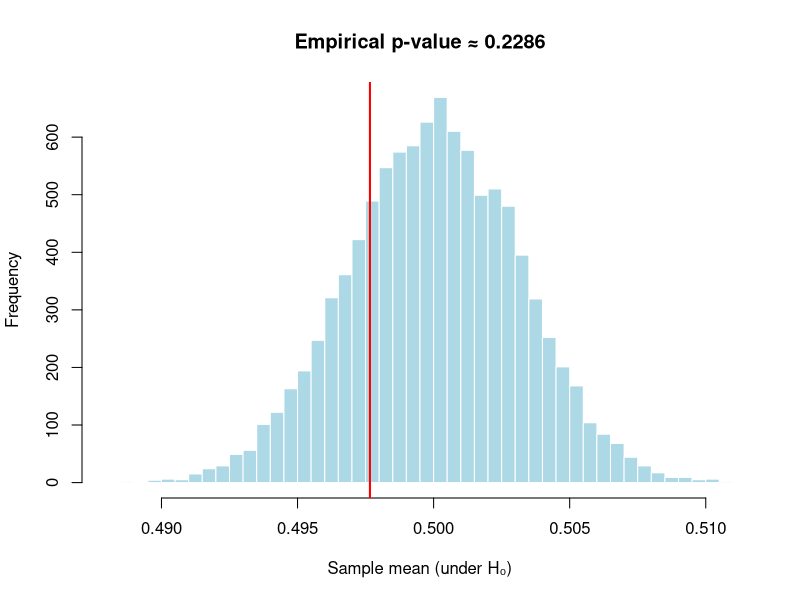

The R source for this figure:
# ===============================================
# Empirical p-value (no t-test): "Underfilling" example
# ===============================================
# Goal:
# Understand the meaning of a p-value by simulation instead of formulas.
# Scenario:
# A bottling machine is supposed to fill bottles with 0.500 L of liquid.
# We suspect it might be underfilling (true mean = 0.495 L).
#
# Question:
# How extreme is our observed sample mean compared to what we'd expect
# if the machine were working correctly (H0: mean = 0.500)?
#
# We'll simulate the *sampling distribution* of the mean under H0
# and calculate the probability (p-value) of getting an observed mean
# as small or smaller than the one we actually measured.
# ===============================================

set.seed(123)       # ensures reproducibility (same random numbers each run)

# ------------------------------------------------
# 1. Define parameters
# ------------------------------------------------
mu0 <- 0.500        # true mean under the null hypothesis (H0)
mu1 <- 0.495        # actual mean under the alternative (H1, underfilling)
sd  <- 0.01         # standard deviation (10 mL variation per bottle)
n   <- 10           # sample size (we test 10 bottles)

# ------------------------------------------------
# 2. Simulate sampling distribution under H0
# ------------------------------------------------
# Imagine we repeat the bottling experiment 10,000 times under H0 (machine works fine)
# Each time, we take 10 bottles and compute their sample mean.
xbar_H0 <- replicate(10000, mean(rnorm(n, mean = mu0, sd = sd)))

# ------------------------------------------------
# 3. Simulate one "observed" sample under H1
# ------------------------------------------------
# Suppose the machine *is* underfilling slightly (mean = 0.495).
# We take 10 bottles and compute the average fill.
obs <- mean(rnorm(n, mean = mu1, sd = sd))

# ------------------------------------------------
# 4. Compute the empirical p-value
# ------------------------------------------------
# The p-value is the probability, under H0, of getting a mean
# *less than or equal to* our observed mean.
# (We’re doing a one-sided test for underfilling.)
pval <- mean(xbar_H0 <= obs)

# ------------------------------------------------
# 5. Visualize the result
# ------------------------------------------------
# The histogram shows the sampling distribution under H0.
# The red line shows the observed sample mean under H1.
# The shaded area to the left (conceptually) represents the p-value.
hist(xbar_H0,
     breaks = 40,
     col = "lightblue",
     border = "white",
     main = paste("Empirical p-value ≈", round(pval, 4)),
     xlab = "Sample mean (under H₀)",
     ylab = "Frequency")

abline(v = obs, col = "red", lwd = 2)

# ------------------------------------------------
# 6. Interpretation
# ------------------------------------------------
# - The histogram represents all possible sample means if H₀ were true (μ = 0.500).
# - Our observed mean (red line) came from an underfilled batch (μ = 0.495).
# - The p-value (~0.02, for example) tells us how rare such a low mean is
#   *if* the machine were working correctly.
# - A small p-value (e.g., < 0.05) → we reject H₀ → evidence of underfilling.
# ===============================================

# Optional: print summary
cat("Observed mean =", round(obs, 4),
    "\nEmpirical p-value =", round(pval, 4), "\n")
